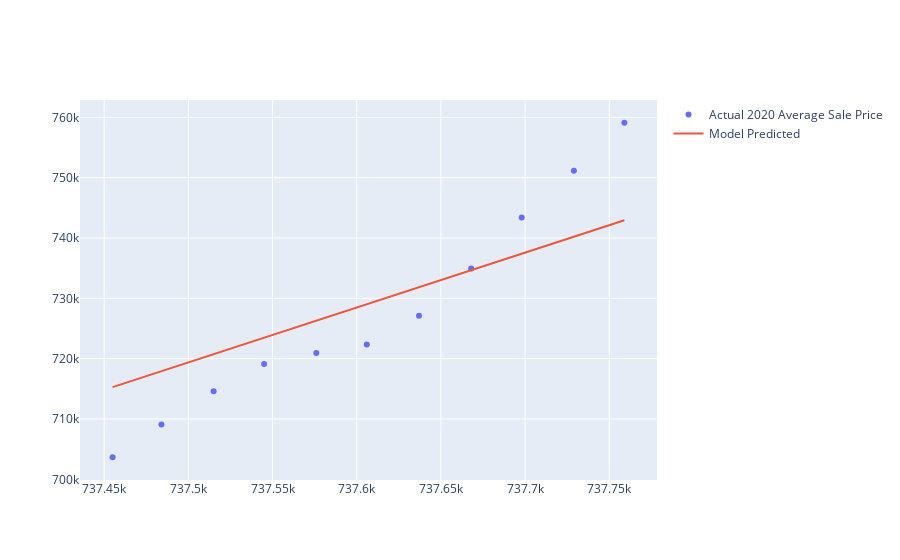

Here is the notebook cell this chart was saved with:
### Code cell
# Compare y_pred array with LA_actual_df
fig = go.Figure()
x_dates = LA_actual_df['Date']
y_actual = LA_actual_df['Avg_Price']
fig.add_trace(go.Scatter(x=x_dates, y=y_actual, mode='markers', name='Actual 2020 Average Sale Price'))
fig.add_trace(go.Scatter(x=x_dates, y=y_pred, mode='lines', name='Model Predicted'))
fig.show()

### Figure 1 — Plotly figure (JSON) as saved in the notebook; plotly's stock layout.template omitted (floating-point values rounded to 4 significant figures)
{"data": [{"mode": "markers", "name": "Actual 2020 Average Sale Price", "type": "scatter", "x": [737455, 737484, 737515, 737545, 737576, 737606, 737637, 737668, 737698, 737729, 737759], "y": [703656, 709070, 714579, 719118, 720922, 722334, 727109, 734950, 743382, 751151, 759102]}, {"mode": "lines", "name": "Model Predicted", "type": "scatter", "x": [737455, 737484, 737515, 737545, 737576, 737606, 737637, 737668, 737698, 737729, 737759], "y": [715300.0, 717900.0, 720700.0, 723500.0, 726300.0, 729000.0, 731800.0, 734700.0, 737400.0, 740200.0, 742900.0]}], "layout": {}}
